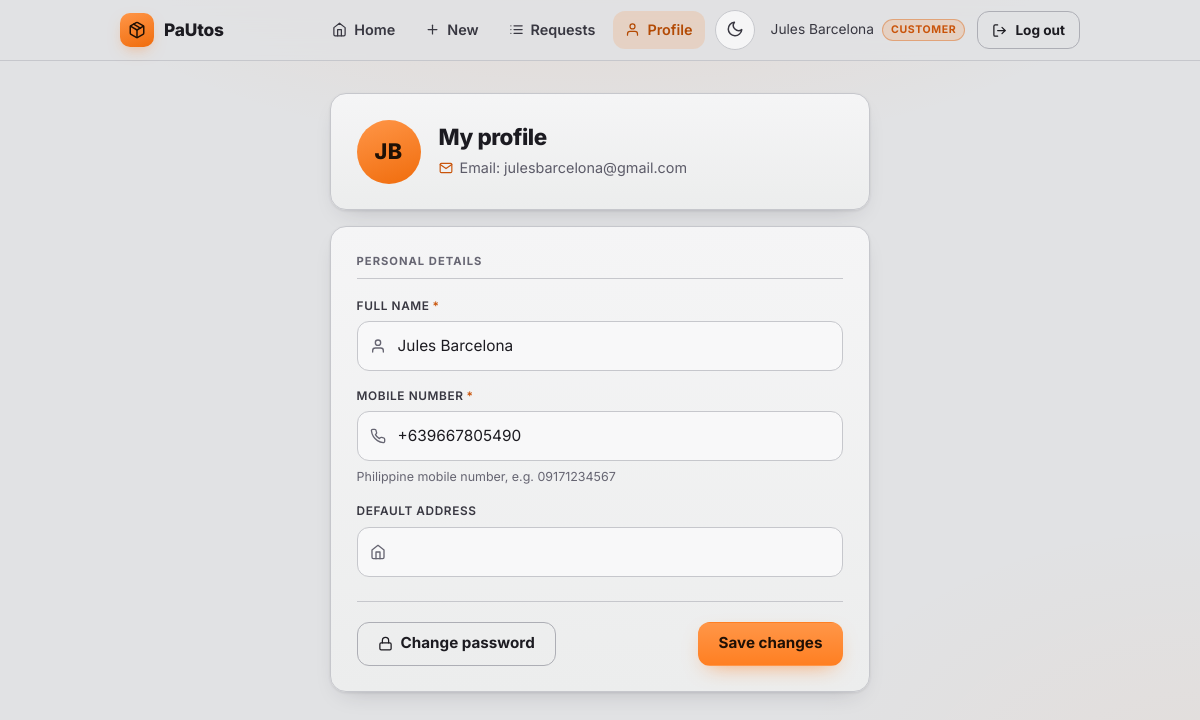
The page /profile/ (signed in) on the database its author committed.
### app/models.py (models this page shows, shortened)
class CustomerProfile(db.Model):
    __tablename__ = "customer"
    id = db.Column("customer_id", db.Integer, primary_key=True)
    user_id = db.Column(db.Integer, db.ForeignKey("user.user_id"), unique=True, nullable=False)
    full_name = db.Column(db.String(150), nullable=False)
    phone = db.Column(db.String(30))
    default_address = db.Column(db.String(255))
    user = db.relationship("User", back_populates="customer_profile")

class User(UserMixin, db.Model):
    __tablename__ = "user"
    id = db.Column("user_id", db.Integer, primary_key=True)
    email = db.Column(db.String(255), unique=True, nullable=False)
    password_hash = db.Column(db.String(255), nullable=False)
    role = db.Column(db.String(20), nullable=False, index=True)
    created_at = db.Column(db.DateTime(timezone=True), default=utcnow, nullable=False)
    is_active = db.Column(db.Boolean, nullable=False, default=True)  # EXTENSION: lets an admin disable an account
    customer_profile = db.relationship(
        "CustomerProfile", back_populates="user", uselist=False, cascade="all, delete-orphan"
    )
    rider_profile = db.relationship(
        "RiderProfile", back_populates="user", uselist=False, cascade="all, delete-orphan"
    )
    @property
    def profile(self):
        return self.customer_profile or self.rider_profile
    @property
    def full_name(self):
        return self.profile.full_name if self.profile else self.email

### app/profile/routes.py (the view, shortened to what this page needs)
@bp.route("/", methods=["GET", "POST"])
@login_required
def edit_profile():
    if current_user.role == ROLE_RIDER:
        form = RiderProfileForm(current_user)
        profile = current_user.rider_profile
    elif current_user.role == ROLE_CUSTOMER:
        form = CustomerProfileForm(current_user)
        profile = current_user.customer_profile
    else:
        abort(403)
    if request.method == "GET":
        form.full_name.data = profile.full_name
        form.phone.data = profile.phone
        if current_user.role == ROLE_RIDER:
            form.vehicle_type.data = profile.vehicle_type
            form.plate_number.data = profile.plate_number
        else:
            form.default_address.data = profile.default_address
    status = 400 if request.method == "POST" else 200
    return render_template("profile/edit.html", form=form, profile=profile), status

### app/forms.py
class CustomerProfileForm(BaseProfileForm):
    default_address = StringField("Default address", validators=[Optional(), Length(max=255)])

### app/models.py (called while the page is built)
@login_manager.user_loader
def load_user(user_id):
    return db.session.get(User, int(user_id))

### app/templates/profile/edit.html (shortened to what this page needs)
{% extends "base.html" %}
{% from "auth/_field.html" import field %}
{% from "_ui.html" import icon, initials %}
{% block content %}
{% set is_rider = current_user.role == 'rider' %}
<section class="page-narrow">
  <div class="profile-head card">
    <div class="avatar avatar-lg">{{ initials(current_user.full_name) }}</div>
    <div class="profile-meta">
      <h1>My profile</h1>
      <p class="muted meta-line">{{ icon('mail', 14) }} <span>Email: {{ current_user.email }}</span></p>
    </div>
  </div>
  <form method="post" novalidate class="card">
    <p class="card-section-title">Personal details</p>
    {{ field(form.full_name, autocomplete="name") }}
    {{ field(form.phone, autocomplete="tel", hint="Philippine mobile number, e.g. 09171234567") }}
    {% if is_rider %}
      <div class="grid-2">
        {{ field(form.vehicle_type) }}
        {{ field(form.plate_number) }}
      </div>
    {% else %}
      {{ field(form.default_address, autocomplete="street-address") }}
    {% endif %}
    <div class="action-bar">
      <a class="btn btn-ghost" href="{{ url_for('profile.change_password') }}">{{ icon('lock', 15) }} Change password</a>
      <button class="btn btn-primary" type="submit">Save changes</button>
    </div>
  </form>
</section>
{% endblock %}

### app/templates/base.html (shortened to what this page needs)
{% from "_ui.html" import icon, initials -%}
<!doctype html>
<html lang="en">
<head>
  <link rel="stylesheet" href="{{ url_for('static', filename='css/style.css') }}">
</head>
{% set ep = request.endpoint or '' %}
{% set role = current_user.role if current_user.is_authenticated else None %}
{% if role == 'customer' %}
  {% set items = [
    ('Home', 'home', 'main.customer_dashboard', ('main.customer_dashboard',)),
    ('New', 'plus', 'customer.new_request', ('customer.new_request',)),
    ('Requests', 'list', 'customer.request_list', ('customer.request_list', 'customer.request_detail')),
    ('Profile', 'user', 'profile.edit_profile', ('profile.',)),
  ] %}
{% elif role == 'rider' %}
  {% set items = [
    ('Home', 'home', 'main.rider_dashboard', ('main.rider_dashboard',)),
    ('Available', 'inbox', 'rider.available_requests', ('rider.available_requests',)),
    ('My jobs', 'briefcase', 'rider.my_jobs', ('rider.my_jobs', 'rider.job_detail')),
    ('Profile', 'user', 'profile.edit_profile', ('profile.',)),
  ] %}
{% elif role == 'admin' %}
  {% set items = [
    ('Overview', 'grid', 'admin.dashboard', ('admin.dashboard',)),
    ('Riders', 'truck', 'admin.riders', ('admin.riders',)),
    ('Requests', 'list', 'admin.requests_overview', ('admin.requests_overview', 'admin.request_detail')),
    ('Categories', 'tag', 'admin.categories', ('admin.categories', 'admin.new_category', 'admin.edit_category')),
  ] %}
{% else %}
  {% set items = [] %}
{% endif %}
<body class="{% if items %}has-tabbar{% endif %}">
  <header class="nav">
    <div class="nav-inner">
      <a class="brand" href="{{ url_for('main.index') }}">
        <span class="brand-mark">{{ icon('package', 18) }}</span>
        <span class="brand-name">PaUtos</span>
      </a>
      {% if current_user.is_authenticated %}
      <nav class="nav-links" aria-label="Main">
        {% for label, ic, endpoint, pfx in items %}
          <a class="nav-link{% if ep.startswith(pfx) %} active{% endif %}" href="{{ url_for(endpoint) }}">{{ icon(ic, 15) }}<span>{{ label }}</span></a>
        {% endfor %}
        <button type="button" class="icon-btn theme-toggle" aria-label="Switch to light mode" title="Switch theme"><span class="t-sun">{{ icon('sun', 18) }}</span><span class="t-moon">{{ icon('moon', 18) }}</span></button>
        <span class="who" title="{{ current_user.full_name }}">
          <span class="who-name">{{ current_user.full_name }}</span>
          <span class="pill">{{ current_user.role }}</span>
        </span>
        <form method="post" action="{{ url_for('auth.logout') }}" class="inline">
          <button type="submit" class="btn btn-ghost btn-sm">{{ icon('log-out', 15) }} Log out</button>
        </form>
      </nav>
      {% endif %}
    </div>
  </header>
  <main class="container">
    {% block content %}{% endblock %}
  </main>
</body>
</html>

### app/templates/auth/_field.html (shortened to what this page needs)
{% from "_ui.html" import icon %}
{% macro field(f, type="text", autocomplete=None, placeholder=None, hint=None, strength=False, inputmode=None) %}
{%- set icons = {
  'email': 'mail', 'phone': 'phone', 'full_name': 'user', 'role': 'users',
  'password': 'lock', 'confirm_password': 'lock', 'current_password': 'lock', 'new_password': 'lock',
  'vehicle_type': 'truck', 'plate_number': 'hash', 'default_address': 'home',
  'category_id': 'tag', 'pickup_address': 'map-pin', 'dropoff_address': 'home', 'item_budget': 'wallet',
  'name': 'tag', 'description': 'file-text', 'base_fee': 'wallet', 'sort_order': 'list'
} -%}
{%- set ic = icons.get(f.name) -%}
{%- set is_pw = f.type == 'PasswordField' -%}
{%- set is_select = f.type == 'SelectField' -%}
{%- set is_area = f.type == 'TextAreaField' -%}
{%- set kw = {} -%}
<div class="field{% if f.errors %} has-error{% endif %}">
  <label for="{{ f.id }}">{{ f.label.text }}{% if f.flags.required %}<span class="req" aria-hidden="true">*</span>{% endif %}</label>
  {% if is_pw -%}
  <div class="input-wrap pw-wrap">
    {% if ic %}<span class="input-icon">{{ icon(ic, 16) }}</span>{% endif %}
    {{ f(**kw) }}
    <button type="button" class="pw-toggle" aria-label="Show password" aria-pressed="false">
      <span class="eye-on">{{ icon('eye', 18) }}</span><span class="eye-off">{{ icon('eye-off', 18) }}</span>
    </button>
  </div>
  {%- elif is_area -%}
  {{ f(**kw) }}
  {%- else -%}
  <div class="input-wrap{% if is_select %} select-wrap{% endif %}">
    {% if ic %}<span class="input-icon">{{ icon(ic, 16) }}</span>{% endif %}
    {{ f(**kw) }}
  </div>
  {%- endif %}
  {% if hint %}<small class="field-hint">{{ hint }}</small>{% endif %}
</div>
{% endmacro %}

### rows shown on the page
CustomerProfile: full_name "Jules Barcelona", phone "+639667805490"
User: is_active True (drawn), role "CUSTOMER", email "julesbarcelona@gmail.com"

### other values the page prints
{{ label }} "Home" "New" "Requests" "Profile"
{{ (parts[0][0] ~ parts[-1][0])|upper }} "JB"
{{ f.label.text }} "FULL NAME MOBILE NUMBER DEFAULT ADDRESS"
{{ hint }} "Philippine mobile number, e.g. 09171234567"
